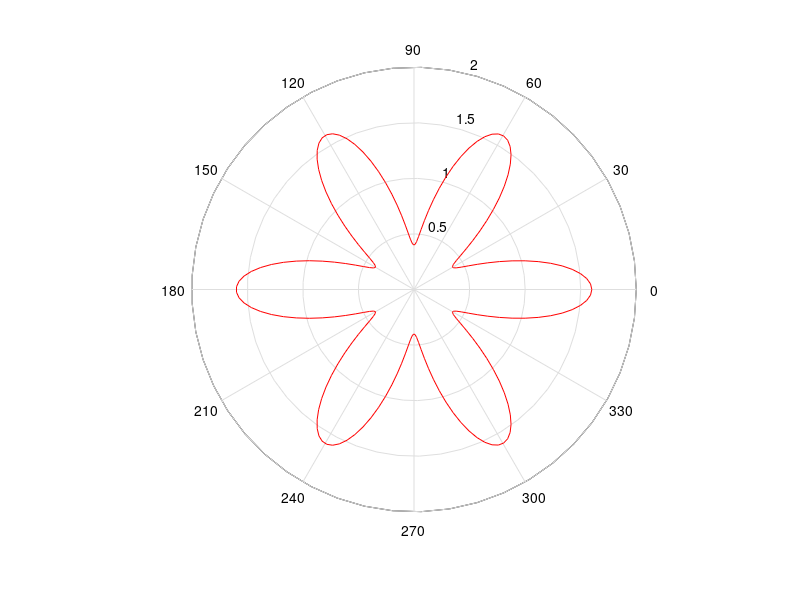

Source code (MATLAB):
A=0.6;  % these are the 4 values of A defined in the problem
d=@(A,alpha) 1+A*cos(6*alpha);
figure
alpha=linspace(0,2*pi,200);
polar(alpha,d(A,alpha),'r-');  % poloar is the command to make a polar plot
print(gcf, '../figures/matlab6fold.svg', '-dsvg')